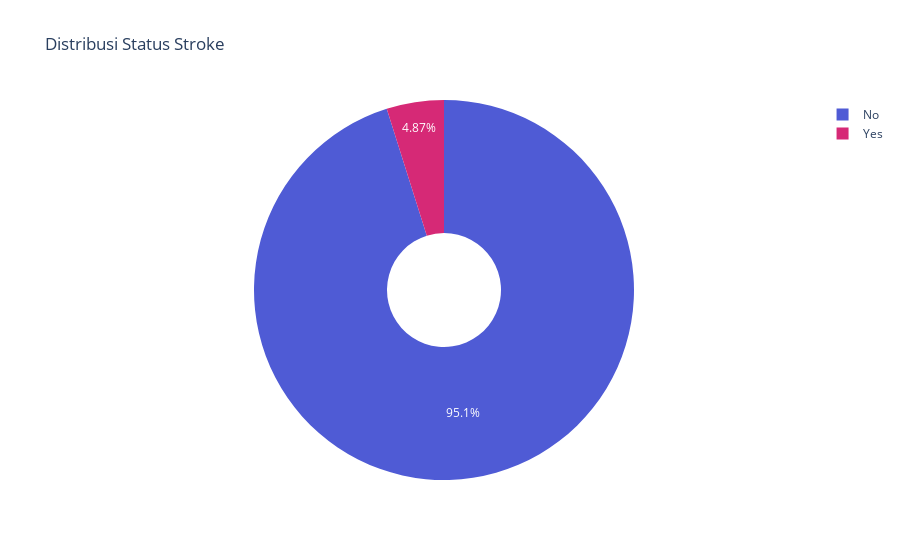

The notebook cell this image was saved under:
### Markdown cell above
## 1. Bagaimana distribusi status stroke?

### Code cell
df_eda['stroke'] = df_eda['stroke'].replace({1: 'Yes', 0: 'No'})
stroke_counts = df_eda['stroke'].value_counts().reset_index()
stroke_counts.columns = ['Stroke', 'Count']
custom_colors = ['#4f5bd5', '#d62976'] 
fig = px.pie(stroke_counts, names='Stroke', values='Count',
             title='Distribusi Status Stroke',
             color_discrete_sequence=custom_colors,
             hole=0.3
             )

fig.show()

### Figure 1 — Plotly figure (JSON) as saved in the notebook; plotly's stock layout.template omitted (floating-point values rounded to 4 significant figures)
{"data": [{"domain": {"x": [0, 1], "y": [0, 1]}, "hole": 0.3, "hovertemplate": "Stroke=%{label}<br>Count=%{value}<extra></extra>", "labels": ["No", "Yes"], "legendgroup": "", "name": "", "showlegend": true, "type": "pie", "values": [4860, 249]}], "layout": {"legend": {"tracegroupgap": 0}, "piecolorway": ["#4f5bd5", "#d62976"], "title": {"text": "Distribusi Status Stroke"}}}
